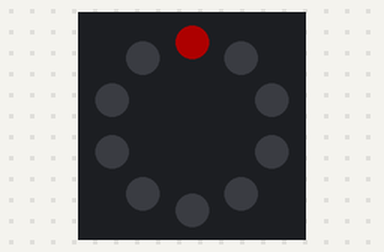
Recording of a program running on a simulated Circuit Playground running CircuitPython. On the bench: the board's ring of 10 RGB LEDs (number 0 left of the top, counting anticlockwise). Dim RGB values are drawn brighter than linear.

Above: at 0.15 s.
At 4.48 s:
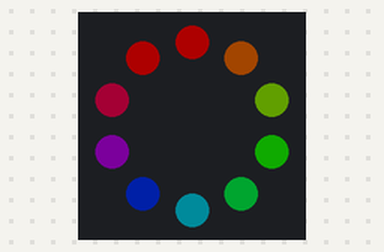
At 9.12 s:
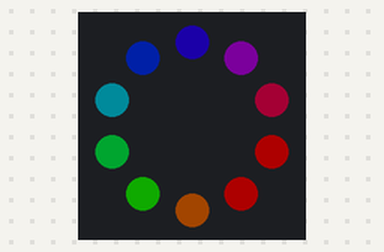
At 19.64 s:
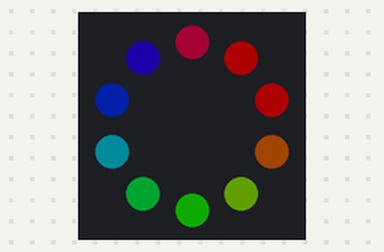
At 29.85 s:
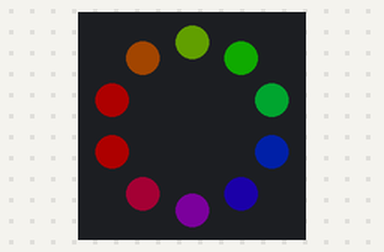
At 39.75 s:
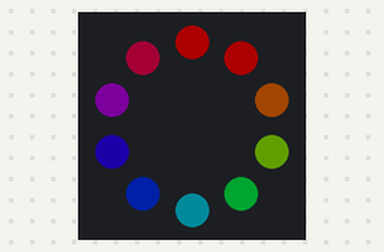

The program:

rainbow2.py
```python
import time
import math
from adafruit_circuitplayground import cp
from rainbowio import colorwheel

pix_count = 10
pixels = cp.pixels
pixels.brightness = 0.2

while True:
    for pix in range(pix_count-1,-1,-1): # backwards from pix_count to 0
        for colr in range(0,255,math.ceil(255/pix_count)): # a range of pix_count values
            pixels[pix] = (colorwheel(colr))
            pix = pix -1
            time.sleep(0.01)
            
```
